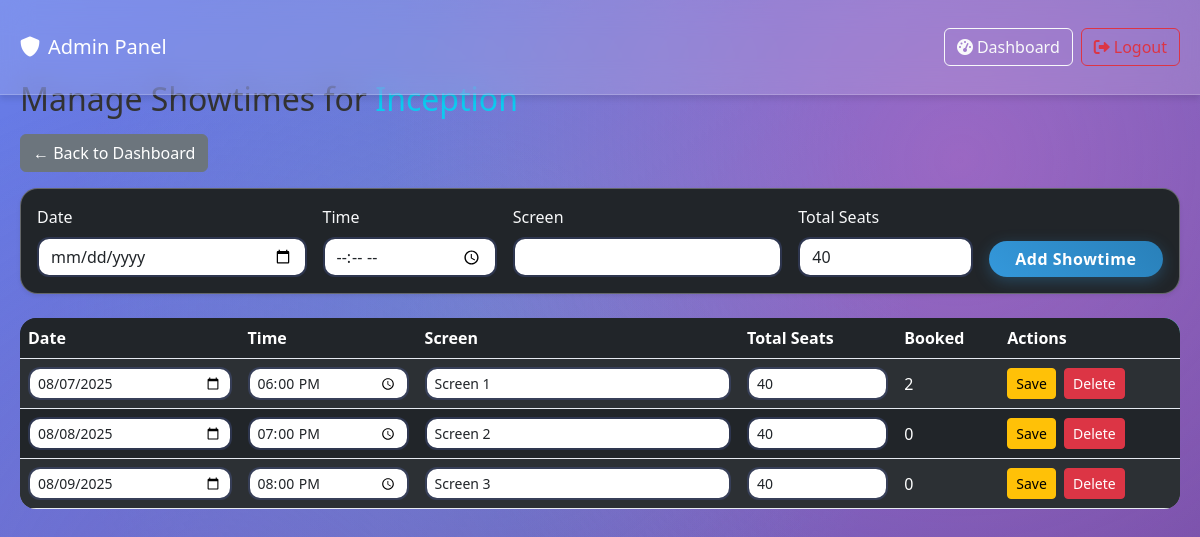
The app's page /admin/showtimes/1 (signed in), older data.
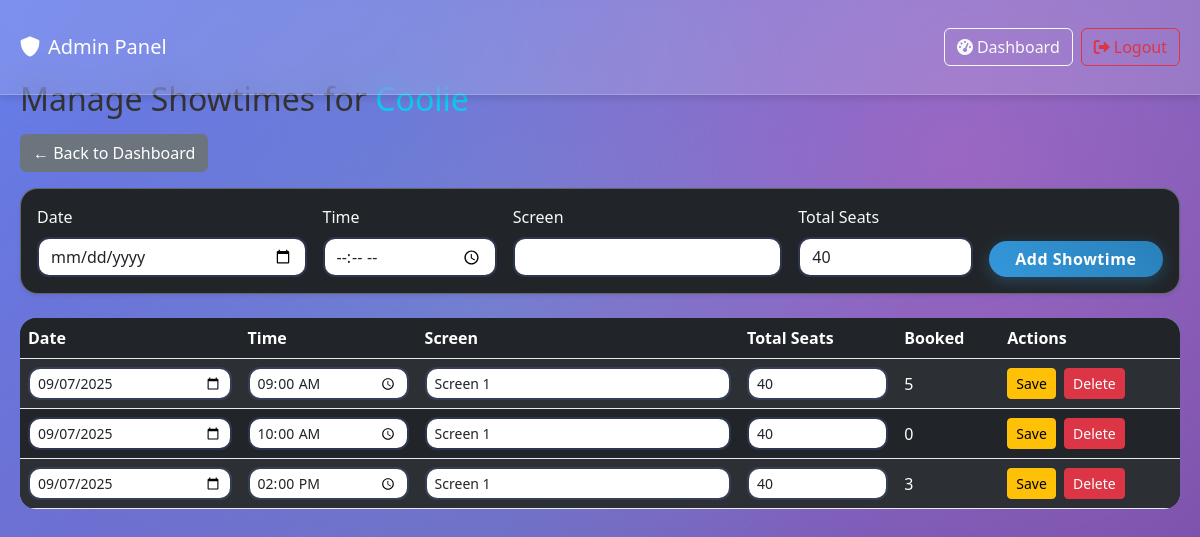
The same page, newer data.
### app.py (models this page shows)
class Movie(db.Model):
    id = db.Column(db.Integer, primary_key=True)
    title = db.Column(db.String(100), nullable=False)
    director = db.Column(db.String(100), nullable=False)
    release_year = db.Column(db.Integer, nullable=False)
    genre = db.Column(db.String(50), nullable=False)
    rating = db.Column(db.Float, nullable=False)
    poster_url = db.Column(db.String(200), nullable=False)
    showtimes = db.relationship('Showtime', backref='movie', lazy=True)

class Showtime(db.Model):
    id = db.Column(db.Integer, primary_key=True)
    movie_id = db.Column(db.Integer, db.ForeignKey('movie.id'), nullable=False)
    theatre_id = db.Column(db.Integer, db.ForeignKey('theatre.id'), nullable=False)
    show_date = db.Column(db.String(20), nullable=False)
    show_time = db.Column(db.String(10), nullable=False)
    screen = db.Column(db.String(10), nullable=False)
    total_seats = db.Column(db.Integer, nullable=False, default=40)
    booked_seats = db.Column(db.String(200), nullable=False, default='')  # comma-separated seat numbers
    theatre = db.relationship('Theatre', backref='showtimes')

### app.py (the view, shortened to what this page needs)
@app.route('/admin/showtimes/<int:movie_id>', methods=['GET', 'POST'])
@admin_required
def admin_manage_showtimes(movie_id):
    movie = Movie.query.get_or_404(movie_id)
    showtimes = Showtime.query.filter_by(movie_id=movie.id).all()
    return render_template('admin_showtimes.html', movie=movie, showtimes=showtimes)

### app.py (called while the page is built)
@login_manager.user_loader
def load_user(user_id):
    return User.query.get(int(user_id))

def admin_required(f):
    from functools import wraps
    @wraps(f)
    def decorated_function(*args, **kwargs):
        if not session.get('admin_logged_in'):
            return redirect(url_for('admin_login'))
        return f(*args, **kwargs)
    return decorated_function

### templates/admin_showtimes.html (shortened to what this page needs)
{% extends 'admin_base.html' %}
{% block content %}
<h2 class="mb-3">Manage Showtimes for <span class="text-info">{{ movie.title }}</span></h2>
<a href="{{ url_for('admin_dashboard') }}" class="btn btn-secondary mb-3">&larr; Back to Dashboard</a>
<div class="card bg-dark text-light shadow-sm mb-4">
  <div class="card-body">
    <form method="POST" class="row g-3 align-items-end">
      <div class="col-md-3">
        <label class="form-label">Date</label>
        <input type="date" class="form-control" name="show_date" required>
      </div>
      <div class="col-md-2">
        <label class="form-label">Time</label>
        <input type="time" class="form-control" name="show_time" required>
      </div>
      <div class="col-md-3">
        <label class="form-label">Screen</label>
        <input type="text" class="form-control" name="screen" required>
      </div>
      <div class="col-md-2">
        <label class="form-label">Total Seats</label>
        <input type="number" class="form-control" name="total_seats" min="1" max="200" value="40" required>
      </div>
      <div class="col-md-2">
        <button type="submit" class="btn btn-gradient w-100">Add Showtime</button>
      </div>
    </form>
  </div>
</div>
<div class="table-responsive">
<table class="table table-dark table-striped align-middle">
  <thead style="background:linear-gradient(90deg,#1a2980,#26d0ce);color:#fff;">
    <tr>
      <th>Date</th>
      <th>Time</th>
      <th>Screen</th>
      <th>Total Seats</th>
      <th>Booked</th>
      <th>Actions</th>
    </tr>
  </thead>
  <tbody>
    {% for show in showtimes %}
    <tr>
      <form method="POST" action="{{ url_for('admin_edit_showtime', showtime_id=show.id) }}">
        <td><input type="date" class="form-control form-control-sm" name="show_date" value="{{ show.show_date }}" required></td>
        <td><input type="time" class="form-control form-control-sm" name="show_time" value="{{ show.show_time }}" required></td>
        <td><input type="text" class="form-control form-control-sm" name="screen" value="{{ show.screen }}" required></td>
        <td><input type="number" class="form-control form-control-sm" name="total_seats" value="{{ show.total_seats }}" min="1" max="200" required></td>
        <td>{{ show.booked_seats.split(',')|length if show.booked_seats else 0 }}</td>
        <td>
          <button type="submit" class="btn btn-sm btn-warning">Save</button>
      </form>
      <form method="POST" action="{{ url_for('admin_delete_showtime', showtime_id=show.id) }}" style="display:inline;">
          <button type="submit" class="btn btn-sm btn-danger ms-1" onclick="return confirm('Delete this showtime?')">Delete</button>
      </form>
    </tr>
    {% endfor %}
  </tbody>
</table>
</div>
{% endblock %}

### templates/admin_base.html (shortened to what this page needs)
<!DOCTYPE html>
<html lang="en">
<head>
    <link href="https://cdn.jsdelivr.net/npm/bootstrap@5.3.0/dist/css/bootstrap.min.css" rel="stylesheet">
    <link rel="stylesheet" href="https://cdnjs.cloudflare.com/ajax/libs/font-awesome/6.0.0/css/all.min.css">
    <link rel="stylesheet" href="{{ url_for('static', filename='css/style.css') }}">
</head>
<body>
    {% if session.get('admin_logged_in') %}
    <nav class="navbar navbar-expand-lg fixed-top">
        <div class="container-fluid">
            <span class="navbar-brand mb-0 h1 text-white">
                <i class="fas fa-shield-alt me-2"></i>Admin Panel
            </span>
            <div class="d-flex">
                <a href="{{ url_for('admin_dashboard') }}" class="btn btn-outline-light me-2">
                    <i class="fas fa-tachometer-alt me-1"></i>Dashboard
                </a>
                <a href="{{ url_for('admin_logout') }}" class="btn btn-outline-danger">
                    <i class="fas fa-sign-out-alt me-1"></i>Logout
                </a>
            </div>
        </div>
    </nav>
    {% endif %}
    <div class="container-fluid" style="padding-top: 80px;">
        {% block content %}{% endblock %}
    </div>
</body>
</html>

### static/css/style.css (style rules this page uses)
body { background: linear-gradient(135deg, #667eea 0%, #764ba2 100%); background-attachment: fixed; min-height: 100vh; font-family: 'Segoe UI', Tahoma, Geneva, Verdana, sans-serif; color: #333; position: relative; }
body::before { content: ''; position: fixed; top: 0; left: 0; width: 100%; height: 100%; background: radial-gradient(circle at 20% 80%, rgba(120, 119, 198, 0.3) 0%, transparent 50%), radial-gradient(circle at 80% 20%, rgba(255, 119, 198, 0.3) 0%, transparent 50%), radial-gradient(circle at 40% 40%, rgba(120, 219, 226, 0.2) 0%, transparent 50%); z-index: -1; animation: floatingBubbles 20s ease-in-out infinite; }
.btn-gradient { background: linear-gradient(45deg, #667eea, #764ba2); color: #fff; border: none; font-weight: 600; letter-spacing: 0.5px; transition: all 0.3s ease; box-shadow: 0 4px 15px rgba(102, 126, 234, 0.3); border-radius: 25px; position: relative; overflow: hidden; }
.btn-gradient::before { content: ''; position: absolute; top: 0; left: -100%; width: 100%; height: 100%; background: linear-gradient(45deg, transparent, rgba(255,255,255,0.3), transparent); transition: left 0.5s; }
.table { background: rgba(255,255,255,0.95); color: #212529; border-radius: 1rem; overflow: hidden; backdrop-filter: blur(10px); }
.table th, .table td { border-color: #e6eaf1; }
.card, .modal-content { background: rgba(255,255,255,0.95); color: #212529; border-radius: 1.1rem; border: 1px solid rgba(255,255,255,0.3); backdrop-filter: blur(15px); box-shadow: 0 15px 35px rgba(102, 126, 234, 0.1); transition: all 0.3s ease; }
input, select, textarea { background: rgba(255,255,255,0.9); border-radius: 0.75rem !important; border: 2px solid rgba(102, 126, 234, 0.2) !important; transition: all 0.3s ease; padding: 0.75rem 1rem; }

### templates/admin_base.html (style rules this page uses)
body { background: linear-gradient(135deg, #667eea 0%, #764ba2 100%); background-attachment: fixed; min-height: 100vh; font-family: 'Segoe UI', Tahoma, Geneva, Verdana, sans-serif; position: relative; }
body::before { content: ''; position: fixed; top: 0; left: 0; width: 100%; height: 100%; background: radial-gradient(circle at 20% 80%, rgba(120, 119, 198, 0.3) 0%, transparent 50%), radial-gradient(circle at 80% 20%, rgba(255, 119, 198, 0.3) 0%, transparent 50%), radial-gradient(circle at 40% 40%, rgba(120, 219, 226, 0.2) 0%, transparent 50%); z-index: -1; animation: floatingBubbles 20s ease-in-out infinite; }
.navbar { background: rgba(255, 255, 255, 0.15) !important; backdrop-filter: blur(15px); border-bottom: 1px solid rgba(255, 255, 255, 0.2); box-shadow: 0 4px 6px rgba(0, 0, 0, 0.1); }
.btn-gradient { background: linear-gradient(45deg, #3498db, #2980b9); border: none; color: white; box-shadow: 0 4px 15px rgba(52, 152, 219, 0.3); transition: all 0.3s ease; }
.container-fluid { padding: 20px; }

Row changes from the older to the newer data that the page shows:
changed Movie: title "Inception" → "Coolie"
changed Showtime (number 1 of 3 on the later page): show_date "08/07/2025" → "09/07/2025"; show_time "18:00" → "09:00"; booked_seats.split|length "2" → "5"
changed Showtime (number 2 of 3 on the later page): show_date "08/08/2025" → "09/07/2025"; show_time "19:00" → "10:00"; screen "Screen 2" → "Screen 1"
changed Showtime (number 3 of 3 on the later page): show_date "08/09/2025" → "09/07/2025"; show_time "20:00" → "14:00"; screen "Screen 3" → "Screen 1"; booked_seats.split|length "0" → "3"
